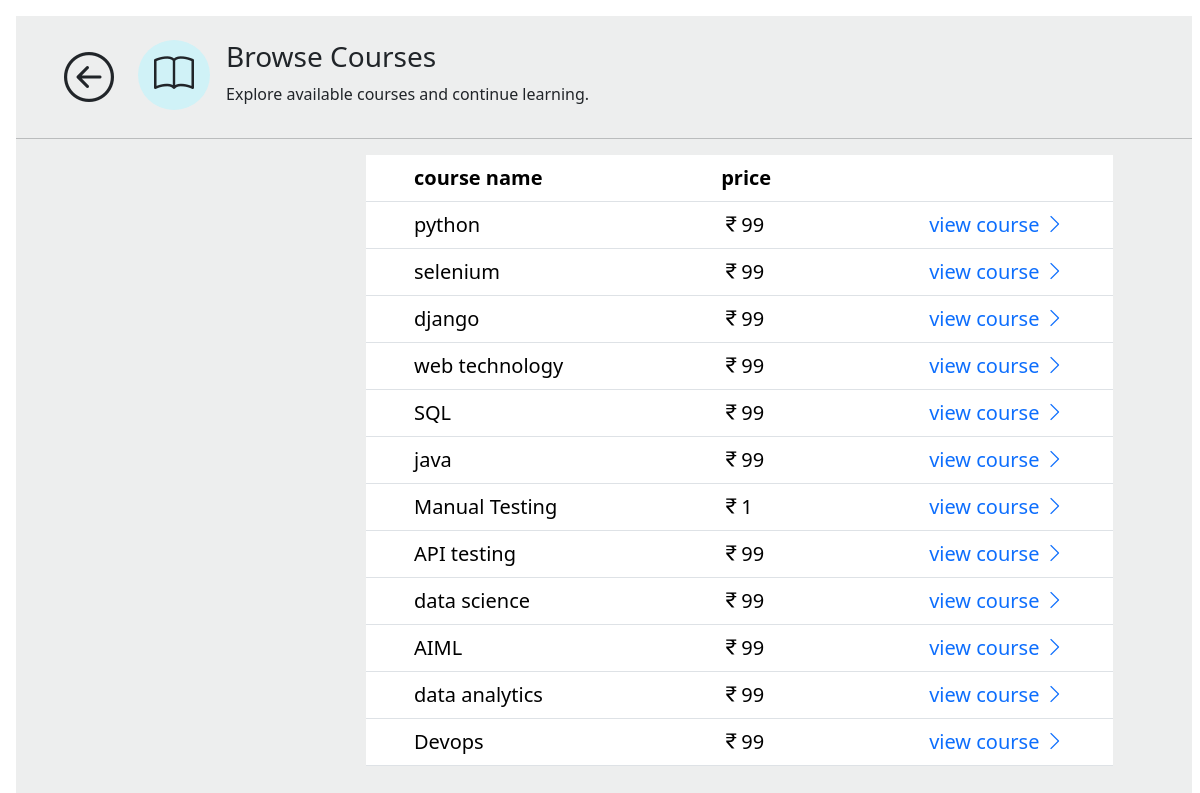
The app's page /student_browse_course/ (signed in) with its own data.
### app/models.py (models this page shows, shortened)
class Course(models.Model):
    cid = models.IntegerField(primary_key = True)
    cname = models.CharField(max_length = 20 , unique = True)
    description = models.CharField(max_length = 200)
    price = models.IntegerField()
    duration = models.CharField(max_length = 20)
    cimage = models.ImageField(upload_to = 'course_images')

### app/views.py (the view)
# urls.py: path('student_browse_course/' , student_browse_course , name = 'student_browse_course'),
def student_browse_course(request):
    std = request.session.get('sid')
    if std:
        lco = Course.objects.all()
        d = {'lco':lco}
    else:
        return redirect('homepage')
    return render(request , 'student_browse_course.html' , d)

### templates/student_browse_course.html (shortened to what this page needs)
{% load static %}
<!DOCTYPE html>
<html lang="en">
<head>
    <link rel="stylesheet" href="{% static 'css/bootstrap.css' %}">
    <link href="https://cdn.jsdelivr.net/npm/bootstrap-icons@1.11.3/font/bootstrap-icons.css" rel="stylesheet">
</head>
<body>
    <div class="ms-3 mt-3" id="browse-course">
        <div class="d-flex">
            <div class="fs-1 ms-5 mt-4">
                <a href="{% url 'student_dashboard' %}" class="text-dark arrow">
                    <i class="bi bi-arrow-left-circle "></i>
                </a>
            </div>
            <div class="ms-4 mt-4 ps-3 pe-3 pt-1 book-div">
                <i class="bi bi-book"></i>
            </div>
            <div class="ms-3 mt-4">
                <h3 class="">Browse Courses</h3>
                <p class="">Explore available courses and continue learning.</p>
            </div>
        </div>
        <hr>
         <div class="mt-3">
            <table class="table w-auto fs-5 ms-20">
                <tr class="">
                    <th class="ps-5">course name</th>
                    <th class="ps-5 padding text-center">price</th>
                    <td></td>
                </tr>
                {% for c in lco %}
                    <tr class="">
                        <td class="ps-5 ">{{ c.cname }}</td>
                        <td class="padding"><i class="bi bi-currency-rupee"></i>{{ c.price}}</td>
                        <td class="padding pe-5">
                            <a href="{% url 'course_detail' c.cid %}" class="text-decoration-none">
                                view course <i class="bi bi-chevron-right"></i>
                            </a>
                        </td>
                    </tr>
                {% endfor %}
            </table>
         </div>
    </div>
</body>
</html>

### templates/student_browse_course.html (style rules this page uses)
#browse-course { width: 98%; background-color: rgb(237, 238, 238); height: 99%; position: fixed; z-index: 1000; }
.arrow { font-size: 50px; }
.book-div { background-color: rgb(208, 242, 247); border-radius:55% ; height: 70px; }
.bi-book { font-size: 40px; }
.ms-20 { margin-left: 350px; }
.padding { padding-left: 150px !important; }

### records on screen
Course: cname "python", price "99"
Course: cname "selenium", price "99"
Course: cname "django", price "99"
Course: cname "web technology", price "99"
Course: cname "SQL", price "99"
Course: cname "java", price "99"
Course: cname "Manual Testing", price "1"
Course: cname "API testing", price "99"
Course: cname "data science", price "99"
Course: cname "AIML", price "99"
Course: cname "data analytics", price "99"
Course: cname "Devops", price "99"
